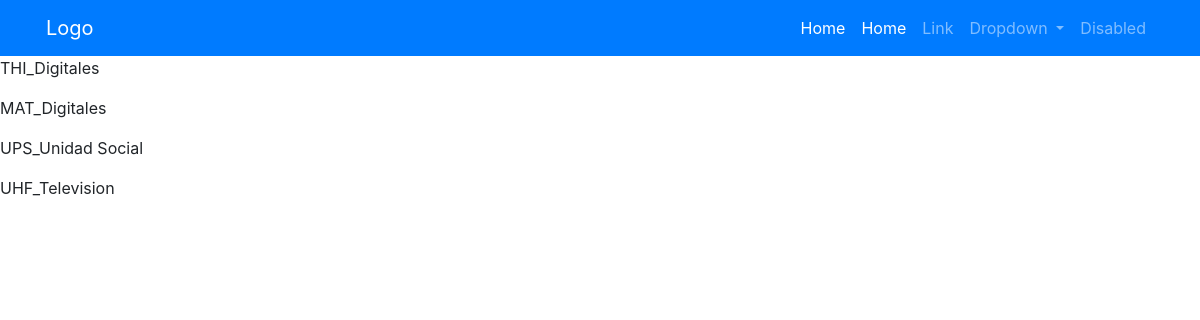
/home/, run on the app's committed database.
### core/models.py (models this page shows)
class Course(models.Model):
    code = models.CharField(primary_key=True, max_length=100)
    name = models.CharField(max_length=500)
    seccion = models.CharField(max_length=30)
    period = models.CharField(max_length=100)
    teacher_exp = models.ForeignKey(Person, on_delete=models.PROTECT)
    teacher_name = models.CharField(max_length=30)
    teacher_last_name = models.CharField(max_length=30)
    seats = models.IntegerField()
    def __str__(self):
        texto = self.code + '_' + self.name
        return texto

### core/views.py (the view)
# urls.py: path('home/', views.Home.as_view(), name='home'),
class Home(ListView):
    model = Course
    template_name = 'student/Home.html'

### templates/student/Home.html
{% extends "Base.html" %}
{% block content %}
{% for item in object_list %}
    <p>{{ item }}</p>
{% endfor %}
{% endblock %}

### data on the page
Course: code+name "THI_Digitales"
Course: code+name "MAT_Digitales"
Course: code+name "UPS_Unidad Social"
Course: code+name "UHF_Television"
